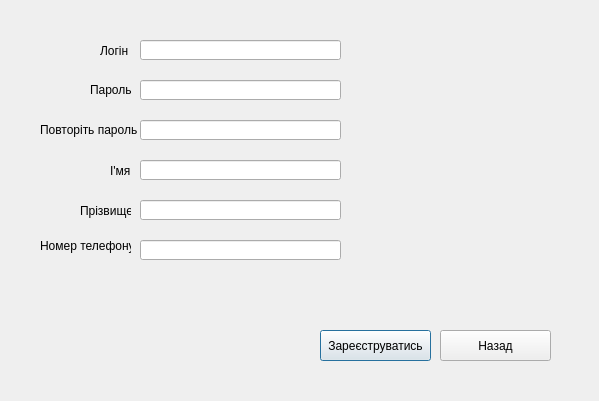
<?xml version="1.0" encoding="UTF-8"?>
<ui version="4.0">
 <class>registration</class>
 <widget class="QDialog" name="registration">
  <property name="geometry">
   <rect>
    <x>0</x>
    <y>0</y>
    <width>599</width>
    <height>401</height>
   </rect>
  </property>
  <property name="windowTitle">
   <string>Dialog</string>
  </property>
  <widget class="QLineEdit" name="lineEdit">
   <property name="geometry">
    <rect>
     <x>140</x>
     <y>40</y>
     <width>201</width>
     <height>20</height>
    </rect>
   </property>
  </widget>
  <widget class="QLineEdit" name="lineEdit_2">
   <property name="geometry">
    <rect>
     <x>140</x>
     <y>80</y>
     <width>201</width>
     <height>20</height>
    </rect>
   </property>
  </widget>
  <widget class="QLineEdit" name="lineEdit_3">
   <property name="geometry">
    <rect>
     <x>140</x>
     <y>120</y>
     <width>201</width>
     <height>20</height>
    </rect>
   </property>
  </widget>
  <widget class="QLineEdit" name="lineEdit_4">
   <property name="geometry">
    <rect>
     <x>140</x>
     <y>160</y>
     <width>201</width>
     <height>20</height>
    </rect>
   </property>
  </widget>
  <widget class="QLineEdit" name="lineEdit_5">
   <property name="geometry">
    <rect>
     <x>140</x>
     <y>200</y>
     <width>201</width>
     <height>20</height>
    </rect>
   </property>
  </widget>
  <widget class="QLineEdit" name="lineEdit_6">
   <property name="geometry">
    <rect>
     <x>140</x>
     <y>240</y>
     <width>201</width>
     <height>20</height>
    </rect>
   </property>
  </widget>
  <widget class="QLabel" name="label">
   <property name="geometry">
    <rect>
     <x>100</x>
     <y>40</y>
     <width>31</width>
     <height>21</height>
    </rect>
   </property>
   <property name="text">
    <string>Логін</string>
   </property>
  </widget>
  <widget class="QLabel" name="label_2">
   <property name="geometry">
    <rect>
     <x>90</x>
     <y>80</y>
     <width>41</width>
     <height>20</height>
    </rect>
   </property>
   <property name="text">
    <string>Пароль</string>
   </property>
  </widget>
  <widget class="QLabel" name="label_3">
   <property name="geometry">
    <rect>
     <x>40</x>
     <y>120</y>
     <width>101</width>
     <height>20</height>
    </rect>
   </property>
   <property name="text">
    <string>Повторіть пароль</string>
   </property>
  </widget>
  <widget class="QLabel" name="label_4">
   <property name="geometry">
    <rect>
     <x>110</x>
     <y>160</y>
     <width>21</width>
     <height>21</height>
    </rect>
   </property>
   <property name="text">
    <string>І'мя</string>
   </property>
  </widget>
  <widget class="QLabel" name="label_5">
   <property name="geometry">
    <rect>
     <x>80</x>
     <y>200</y>
     <width>51</width>
     <height>21</height>
    </rect>
   </property>
   <property name="text">
    <string>Прізвище</string>
   </property>
  </widget>
  <widget class="QLabel" name="label_6">
   <property name="geometry">
    <rect>
     <x>40</x>
     <y>230</y>
     <width>91</width>
     <height>31</height>
    </rect>
   </property>
   <property name="text">
    <string>Номер телефону</string>
   </property>
  </widget>
  <widget class="QPushButton" name="pushButton">
   <property name="geometry">
    <rect>
     <x>320</x>
     <y>330</y>
     <width>111</width>
     <height>31</height>
    </rect>
   </property>
   <property name="text">
    <string>Зареєструватись</string>
   </property>
  </widget>
  <widget class="QPushButton" name="pushButton_2">
   <property name="geometry">
    <rect>
     <x>440</x>
     <y>330</y>
     <width>111</width>
     <height>31</height>
    </rect>
   </property>
   <property name="text">
    <string>Назад</string>
   </property>
  </widget>
 </widget>
 <resources/>
 <connections/>
</ui>
